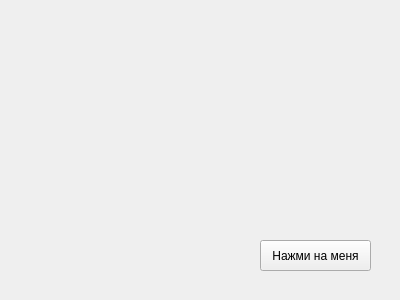
<?xml version="1.0" encoding="UTF-8"?>
<ui version="4.0">
 <class>Form</class>
 <widget class="QWidget" name="Form">
  <property name="geometry">
   <rect>
    <x>0</x>
    <y>0</y>
    <width>400</width>
    <height>300</height>
   </rect>
  </property>
  <property name="windowTitle">
   <string>Form</string>
  </property>
  <widget class="QPushButton" name="pushButton">
   <property name="geometry">
    <rect>
     <x>260</x>
     <y>240</y>
     <width>111</width>
     <height>31</height>
    </rect>
   </property>
   <property name="text">
    <string>Нажми на меня</string>
   </property>
  </widget>
 </widget>
 <resources/>
 <connections/>
</ui>
